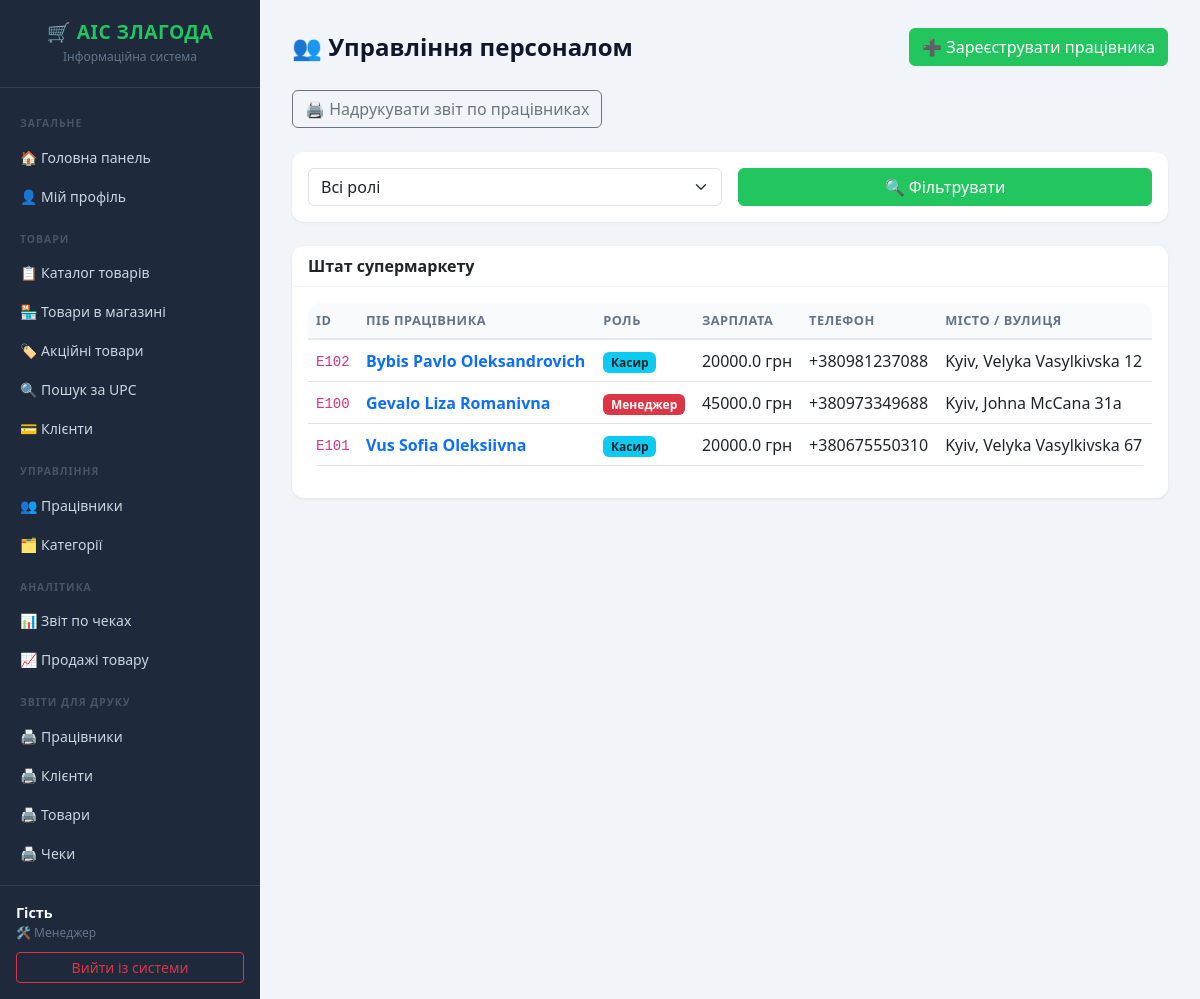
Before: /employees/ (signed in) with the older database file.
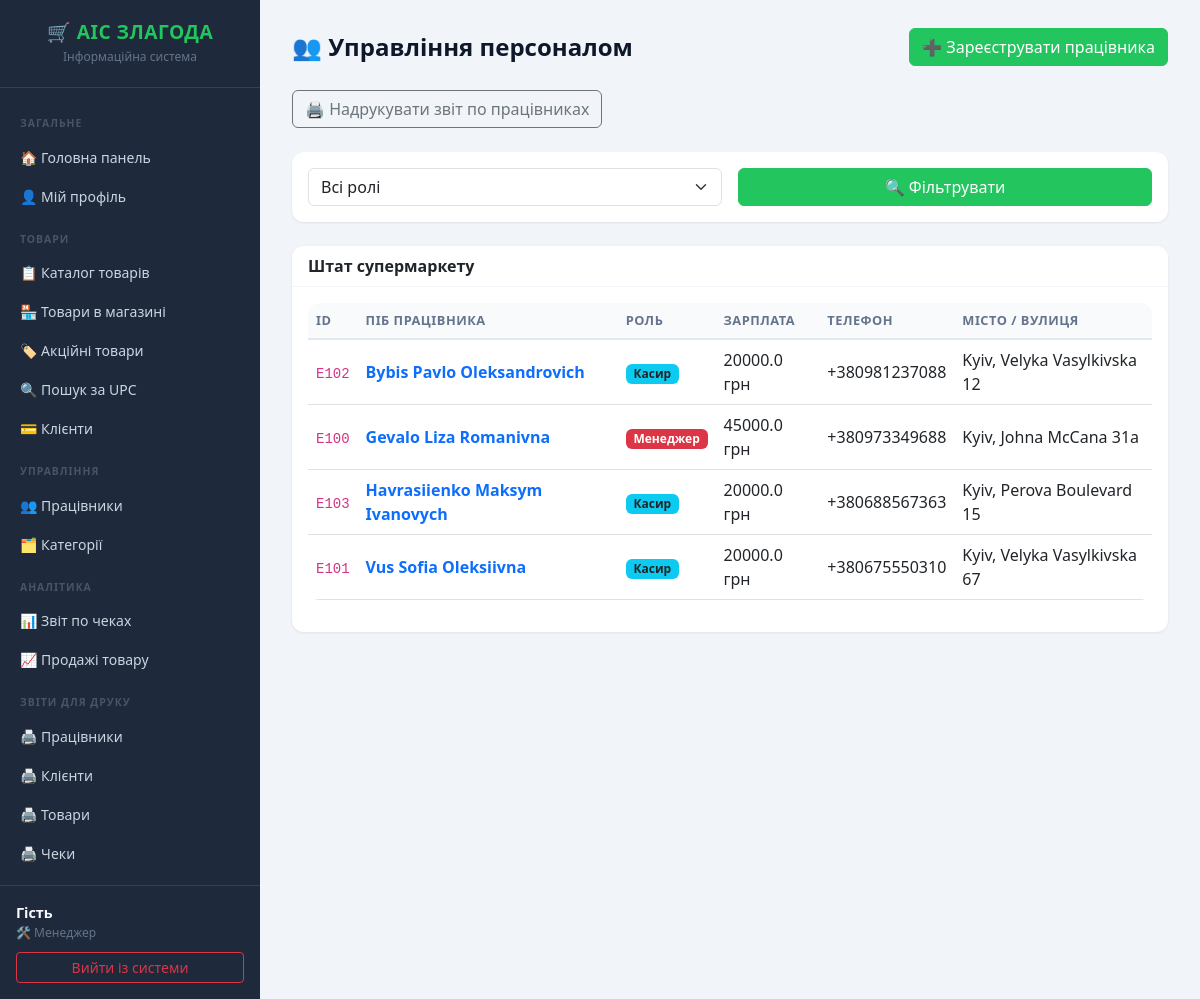
After: the same page with the newer database file.
### tables this page shows
CREATE TABLE Employee(
        id_employee TEXT PRIMARY KEY,
        empl_surname TEXT NOT NULL,
        empl_name TEXT NOT NULL,
        empl_patronymic TEXT,
        empl_role TEXT NOT NULL, 
        salary REAL NOT NULL CHECK(salary >= 0),
        date_of_birth TEXT NOT NULL,
        date_of_start TEXT NOT NULL,
        phone_number TEXT NOT NULL CHECK(length(phone_number) <= 13),
        city TEXT NOT NULL,
        street TEXT NOT NULL,
        zip_code TEXT NOT NULL,
        password_hash TEXT NOT NULL
    );

### backend/employees.py (the view)
@employees_bp.route('/')
@login_required
@roles_required('Manager')
def list_employees():
    role = request.args.get('role', '')
    search = request.args.get('search', '').strip()
    query = "SELECT * FROM Employee WHERE 1=1"
    params = []
    if role:
        query += " AND empl_role = ?"
        params.append(role)
    if search:
        query += " AND LOWER(empl_surname) LIKE LOWER(?)"
        params.append(f'%{search}%')
    query += " ORDER BY empl_surname"
    conn = get_db_connection()
    employees = conn.execute(query, params).fetchall()
    conn.close()
    return render_template('employees/list.html',
                           employees=employees, role=role, search=search)

### backend/initdb.py (called while the page is built)
def get_db_connection():
    conn = sqlite3.connect(DB_PATH)
    conn.row_factory = sqlite3.Row
    conn.execute("PRAGMA foreign_keys = ON;")
    return conn

### templates/employees/list.html (shortened to what this page needs)
{% extends 'base.html' %}
{% block content %}
<div class="d-flex justify-content-between align-items-center mb-4">
    <h1 class="page-title m-0">👥 Управління персоналом</h1>
    <a href="{{ url_for('employees.add_employee') }}" class="btn btn-primary">
        ➕ Зареєструвати працівника
    </a>
</div>
<div class="mt-3 mb-4">
    <a href="{{ url_for('analytics.print_report', report_type='employees', role=request.args.get('role', '')) }}" target="_blank" class="btn btn-outline-secondary">
        🖨️ Надрукувати звіт по працівниках
    </a>
</div>
<div class="card mb-4">
    <div class="card-body">
        <form method="GET" action="{{ url_for('employees.list_employees') }}" class="row g-3">
            <div class="col-md-6">
                <select name="role" class="form-select">
                    <option value="">Всі ролі</option>
                </select>
            </div>
            <div class="col-md-6">
                <button type="submit" class="btn btn-primary w-100">🔍 Фільтрувати</button>
            </div>
        </form>
    </div>
</div>
<div class="card">
    <div class="card-header">Штат супермаркету</div>
    <div class="card-body">
        <div class="table-responsive">
            <table class="table table-hover align-middle">
                <thead>
                    <tr>
                        <th>ID</th>
                        <th>ПІБ працівника</th>
                        <th>Роль</th>
                        <th>Зарплата</th>
                        <th>Телефон</th>
                        <th>Місто / Вулиця</th>
                    </tr>
                </thead>
                <tbody>
                    {% for emp in employees %}
                    <tr>
                        <td><code>{{ emp.id_employee }}</code></td>
                        <td>
                            <a href="{{ url_for('employees.view_employee', id_employee=emp.id_employee) }}" class="text-decoration-none">
                                <strong>{{ emp.empl_surname }} {{ emp.empl_name }} {{ emp.empl_patronymic }}</strong>
                            </a>
                        </td>
                        <td>
                            {% if emp.empl_role == 'Manager' %}
                                <span class="badge bg-danger">Менеджер</span>
                            {% else %}
                                <span class="badge bg-info text-dark">Касир</span>
                            {% endif %}
                        </td>
                        <td>{{ emp.salary }} грн</td>
                        <td>{{ emp.phone_number }}</td>
                        <td>{{ emp.city }}, {{ emp.street }}</td>
                    </tr>
                    {% else %}
                    <tr>
                        <td colspan="6" class="text-center text-muted py-4">Працівників не знайдено.</td>
                    </tr>
                    {% endfor %}
                </tbody>
            </table>
        </div>
    </div>
</div>
{% endblock %}

### templates/base.html (shortened to what this page needs)
<!DOCTYPE html>
<html lang="uk">
<head>
    <link href="https://cdn.jsdelivr.net/npm/bootstrap@5.3.0/dist/css/bootstrap.min.css" rel="stylesheet">
    <link rel="stylesheet" href="{{ url_for('static', filename='css/main.css') }}">
</head>
<body>
<div class="sidebar">
    <div class="sidebar-header">
        <h1>🛒 АІС ЗЛАГОДА</h1>
        <small>Інформаційна система</small>
    </div>
    <nav>
        <div class="nav-section-label">Загальне</div>
        <a href="{{ url_for('auth.dashboard') }}" class="nav-link">
            🏠 Головна панель
        </a>
        <a href="{{ url_for('employees.profile') }}" class="nav-link">
            👤 Мій профіль
        </a>
        <div class="nav-section-label">Товари</div>
        <a href="{{ url_for('product.manage_products') }}" class="nav-link">
            📋 Каталог товарів
        </a>
        <a href="{{ url_for('store_product.list_store_products') }}" class="nav-link">
            🏪 Товари в магазині
        </a>
        <a href="{{ url_for('store_product.view_promotional') }}" class="nav-link">
            🏷️ Акційні товари
        </a>
        <a href="{{ url_for('store_product.search_by_upc') }}" class="nav-link">
            🔍 Пошук за UPC
        </a>
        <a href="{{ url_for('customer_card.manage_customers') }}" class="nav-link">
            💳 Клієнти
        </a>
        {% if session.get('role') == 'Manager' %}
        <div class="nav-section-label">Управління</div>
        <a href="{{ url_for('employees.list_employees') }}" class="nav-link">
            👥 Працівники
        </a>
        <a href="{{ url_for('category.list_categories') }}" class="nav-link">
            🗂️ Категорії
        </a>
        <div class="nav-section-label">Аналітика</div>
        <a href="{{ url_for('analytics.financial_report') }}" class="nav-link">
            📊 Звіт по чеках
        </a>
        <a href="{{ url_for('analytics.product_sales_volume') }}" class="nav-link">
            📈 Продажі товару
        </a>
        <div class="nav-section-label">Звіти для друку</div>
        <a href="{{ url_for('analytics.print_report', report_type='employees') }}" class="nav-link">
            🖨️ Працівники
        </a>
        <a href="{{ url_for('analytics.print_report', report_type='customers') }}" class="nav-link">
            🖨️ Клієнти
        </a>
        <a href="{{ url_for('analytics.print_report', report_type='products') }}" class="nav-link">
            🖨️ Товари
        </a>
        <a href="{{ url_for('analytics.print_report', report_type='checks') }}" class="nav-link">
            🖨️ Чеки
        </a>
        {% endif %}
    </nav>
    <div class="sidebar-footer">
        <div class="user-name">{{ session.get('user_name', 'Гість') }}</div>
        <div class="user-role">
            {% if session.get('role') == 'Manager' %}
                🛠️ Менеджер
            {% elif session.get('role') == 'Cashier' %}
                💼 Касир
            {% endif %}
        </div>
        <a href="{{ url_for('auth.logout') }}" class="btn btn-sm btn-outline-danger w-100">
            Вийти із системи
        </a>
    </div>
</div>
<div class="main-content">
    {% block content %}{% endblock %}
</div>
</body>
</html>

### static/css/main.css (style rules this page uses)
:root { --sidebar-bg: #1e293b; --sidebar-hover: #334155; --sidebar-text: #cbd5e1; --accent: #22c55e; }
body { display: flex; min-height: 100vh; background-color: #f1f5f9; font-family: 'Segoe UI', sans-serif; }
.sidebar { width: 260px; min-width: 260px; background-color: var(--sidebar-bg); color: var(--sidebar-text); min-height: 100vh; display: flex; flex-direction: column; padding: 0; }
.sidebar-header { padding: 20px 16px; border-bottom: 1px solid #334155; text-align: center; }
.sidebar-header h1 { font-size: 1.2rem; font-weight: 700; color: var(--accent); margin: 0; letter-spacing: 0.5px; }
.sidebar-header small { color: #64748b; font-size: 0.75rem; }
.sidebar nav { flex-grow: 1; padding: 12px 8px; overflow-y: auto; }
.nav-section-label { font-size: 0.65rem; font-weight: 600; text-transform: uppercase; letter-spacing: 1px; color: #475569; padding: 16px 12px 6px; }
.sidebar .nav-link { color: var(--sidebar-text); border-radius: 8px; padding: 9px 12px; font-size: 0.875rem; display: flex; align-items: center; gap: 10px; transition: background 0.15s; }
.sidebar-footer { padding: 16px; border-top: 1px solid #334155; }
.sidebar-footer .user-name { font-weight: 600; color: #f8fafc; font-size: 0.9rem; }
.sidebar-footer .user-role { font-size: 0.75rem; color: #64748b; margin-bottom: 10px; }
.main-content { flex-grow: 1; padding: 28px 32px; max-width: 100%; overflow-x: hidden; }
.table { background: white; border-radius: 12px; overflow: hidden; }
.table thead th { background-color: #f8fafc; font-weight: 600; font-size: 0.8rem; text-transform: uppercase; letter-spacing: 0.5px; color: #64748b; border-bottom: 2px solid #e2e8f0; }
.card { border: none; border-radius: 12px; box-shadow: 0 1px 3px rgba(0,0,0,0.08); }
.card-header { background: white; border-bottom: 1px solid #f1f5f9; font-weight: 600; border-radius: 12px 12px 0 0 !important; }
.btn-primary { background-color: var(--accent); border-color: var(--accent); color: white; }
.page-title { font-size: 1.5rem; font-weight: 700; color: #0f172a; margin-bottom: 20px; }

Changed rows visible on the page:
added Employee: id_employee "E103", empl_surname "Havrasiienko", empl_name "Maksym", empl_patronymic "Ivanovych", empl_role "Касир", salary "20000.0", phone_number "+380688567363", city "Kyiv", street "Perova Boulevard 15"
